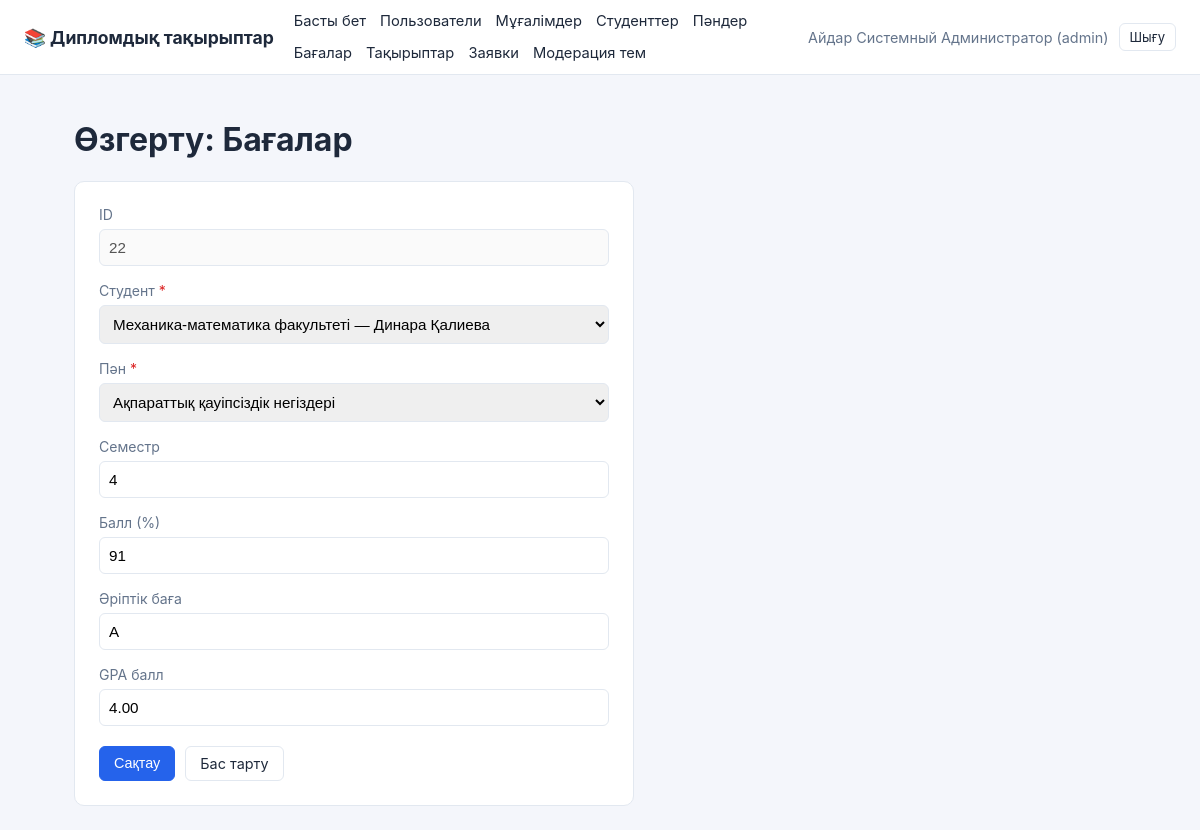
The page /index.php?r=crud/edit&entity=grades&id=22 (signed in) on the database its author committed.
### tables this page shows
CREATE TABLE grades (
    id            INT AUTO_INCREMENT PRIMARY KEY,
    student_id    INT NOT NULL,
    subject_id    INT NOT NULL,
    semester      TINYINT,
    score_percent TINYINT,
    letter_grade  VARCHAR(3),
    gpa_point     DECIMAL(3,2),
    FOREIGN KEY (student_id) REFERENCES students(id) ON DELETE CASCADE,
    FOREIGN KEY (subject_id) REFERENCES subjects(id) ON DELETE CASCADE
);

### src/CrudController.php (called while the page is built, shortened)
<?php
class CrudController
{
    private function resolveEntity(): array
    {
        $name = $_GET['entity'] ?? $_POST['entity'] ?? '';
        $all = entities_config();
        $config = $all[$name];
        return [$name, $config];
    }
    public function editForm(): void
    {
        [$name, $config] = $this->resolveEntity();
        $model = new CrudModel($config);
        $id = (int)($_GET['id'] ?? 0);
        $row = $model->find($id);
        $errors = $_SESSION['form_errors'] ?? [];
        $old = $_SESSION['form_old'] ?? [];
        $mode = 'edit';
        require BASE_PATH . '/views/crud/form.php';
    }
}

### public/index.php (called while the page is built, shortened)
<?php
require_once dirname(__DIR__) . '/config/config.php';
$route = $_GET['r'] ?? 'auth/login';
[$seg1, $seg2] = array_pad(explode('/', $route, 2), 2, 'index');
$routes = [
    'auth' => [
        'login'  => ['AuthController', 'GET' === $_SERVER['REQUEST_METHOD'] ? 'loginForm' : 'login'],
        'logout' => ['AuthController', 'logout'],
    ],
    'dashboard' => [
        'index' => ['DashboardController', 'index'],
    ],
    'crud' => [
        'list'   => ['CrudController', 'list'],
        'create' => ['CrudController', 'GET' === $_SERVER['REQUEST_METHOD'] ? 'createForm' : 'save'],
        'edit'   => ['CrudController', 'GET' === $_SERVER['REQUEST_METHOD'] ? 'editForm' : 'save'],
        'delete' => ['CrudController', 'delete'],
    ],
    'topics' => [
        'moderate' => ['TopicsController', 'moderate'],
        'decide'   => ['TopicsController', 'decide'],
    ],
];
[$controllerName, $method] = $routes[$seg1][$seg2];
$controller = new $controllerName();
$controller->$method();

### config/config.php (called while the page is built, shortened)
<?php
spl_autoload_register(function (string $class): void {
    $file = BASE_PATH . '/src/' . $class . '.php';
});

### src/Auth.php (called while the page is built, shortened)
<?php
class Auth
{
    public static function check(): bool
    {
        return isset($_SESSION['user']);
    }
    public static function role(): ?string
    {
        return $_SESSION['user']['role'] ?? null;
    }
}

### src/Database.php (called while the page is built, shortened)
<?php
class Database
{
    private static ?PDO $instance = null;
    public static function connection(): PDO
    {
        if (self::$instance === null) {
            $dsn = 'mysql:host=' . DB_HOST . ';dbname=' . DB_NAME . ';charset=' . DB_CHARSET;
            try {
                self::$instance = new PDO($dsn, DB_USER, DB_PASS, [
                    PDO::ATTR_ERRMODE            => PDO::ERRMODE_EXCEPTION,
                    PDO::ATTR_DEFAULT_FETCH_MODE => PDO::FETCH_ASSOC,
                    PDO::ATTR_EMULATE_PREPARES   => false,
                ]);
            } catch (PDOException $e) {
                http_response_code(500);
                die('Ошибка подключения к БД. Проверьте config/config.php и что MySQL запущен в XAMPP.');
            }
        }
        return self::$instance;
    }
}

### src/CrudModel.php (called while the page is built, shortened)
<?php
class CrudModel
{
    private PDO $pdo;
    private string $table;
    private string $pk;
    public function __construct(array $entityConfig)
    {
        $this->pdo = Database::connection();
        $this->table = $entityConfig['table'];
        $this->pk = $entityConfig['pk'];
    }
    private function tableIdent(): string
    {
        return '`' . preg_replace('/[^a-zA-Z0-9_]/', '', $this->table) . '`';
    }
    private function pkIdent(): string
    {
        return '`' . preg_replace('/[^a-zA-Z0-9_]/', '', $this->pk) . '`';
    }
    public function find(int $id): ?array
    {
        $stmt = $this->pdo->prepare('SELECT * FROM ' . $this->tableIdent() . ' WHERE ' . $this->pkIdent() . ' = :id LIMIT 1');
        $stmt->execute(['id' => $id]);
        $row = $stmt->fetch();
        return $row ?: null;
    }
    public function fkOptions(array $fieldMeta): array
    {
        $table = '`' . preg_replace('/[^a-zA-Z0-9_]/', '', $fieldMeta['fk_table']) . '`';
        $pk = preg_replace('/[^a-zA-Z0-9_]/', '', $fieldMeta['fk_pk']);
        $labelCol = preg_replace('/[^a-zA-Z0-9_]/', '', $fieldMeta['fk_label']);
        if (!empty($fieldMeta['fk_label_join'])) {
            [$joinTable, $joinPk, $localFkCol, $joinLabelCol] = $fieldMeta['fk_label_join'];
            $joinTable = preg_replace('/[^a-zA-Z0-9_]/', '', $joinTable);
            $joinPk = preg_replace('/[^a-zA-Z0-9_]/', '', $joinPk);
            $localFkCol = preg_replace('/[^a-zA-Z0-9_]/', '', $localFkCol);
            $joinLabelCol = preg_replace('/[^a-zA-Z0-9_]/', '', $joinLabelCol);
            $sql = "SELECT t.$pk AS id, CONCAT(t.$labelCol, ' — ', j.$joinLabelCol) AS label
                    FROM $table t LEFT JOIN `$joinTable` j ON j.$joinPk = t.$localFkCol
                    ORDER BY t.$pk DESC";
            $stmt = $this->pdo->query($sql);
        } else {
            $where = '';
            $sql = "SELECT $pk AS id, $labelCol AS label FROM $table$where ORDER BY $pk DESC";
            $stmt = $this->pdo->query($sql);
        }
        $options = [];
        foreach ($stmt->fetchAll() as $row) {
            $options[$row['id']] = $row['label'] ?? ('#' . $row['id']);
        }
        return $options;
    }
}

### views/crud/form.php (the view, shortened to what this page needs)
<?php
require BASE_PATH . '/views/layout/header.php';
$isEdit = $mode === 'edit';
$values = $old ?: $row;
?>
<h1><?= $isEdit ? 'Өзгерту' : 'Жаңа жазба қосу' ?>: <?= htmlspecialchars($config['label'], ENT_QUOTES, 'UTF-8') ?></h1>
<form method="post" action="index.php?r=crud/<?= $isEdit ? 'edit' : 'create' ?>&entity=<?= htmlspecialchars($name, ENT_QUOTES, 'UTF-8') ?>" class="entity-form">
    <?php foreach ($config['fields'] as $field => $meta): ?>
        <?php
            $val = $values[$field] ?? '';
            $fieldError = $errors[$field] ?? null;
        ?>
        <div class="form-row <?= $fieldError ? 'has-error' : '' ?>">
            <label for="f_<?= $field ?>">
                <?= htmlspecialchars($meta['label'], ENT_QUOTES, 'UTF-8') ?>
                <?php if (!empty($meta['required'])): ?><span class="req">*</span><?php endif; ?>
            </label>
            <?php switch ($meta['type']):
                case 'readonly': ?>
                    <input type="text" id="f_<?= $field ?>" value="<?= htmlspecialchars((string)$val, ENT_QUOTES, 'UTF-8') ?>" disabled>
                    <?php break;
                case 'textarea': ?>
                    <?php break;
                case 'select_fk': ?>
                    <select id="f_<?= $field ?>" name="<?= $field ?>">
                        <?php foreach ($model->fkOptions($meta) as $optVal => $optLabel): ?>
                            <option value="<?= (int)$optVal ?>" <?= (string)$val === (string)$optVal ? 'selected' : '' ?>>
                                <?= htmlspecialchars((string)$optLabel, ENT_QUOTES, 'UTF-8') ?>
                            </option>
                        <?php endforeach; ?>
                    </select>
                    <?php break;
                case 'number': ?>
                    <input type="number" step="1" id="f_<?= $field ?>" name="<?= $field ?>" value="<?= htmlspecialchars((string)$val, ENT_QUOTES, 'UTF-8') ?>">
                    <?php break;
                case 'decimal': ?>
                    <input type="number" step="0.01" id="f_<?= $field ?>" name="<?= $field ?>" value="<?= htmlspecialchars((string)$val, ENT_QUOTES, 'UTF-8') ?>">
                    <?php break;
                default: ?>
                    <input type="text" id="f_<?= $field ?>" name="<?= $field ?>" value="<?= htmlspecialchars((string)$val, ENT_QUOTES, 'UTF-8') ?>">
            <?php endswitch; ?>
        </div>
    <?php endforeach; ?>
    <div class="form-actions">
        <button type="submit" class="btn btn-primary">Сақтау</button>
        <a class="btn" href="index.php?r=crud/list&entity=<?= htmlspecialchars($name, ENT_QUOTES, 'UTF-8') ?>">Бас тарту</a>
    </div>
</form>
<?php require BASE_PATH . '/views/layout/footer.php'; ?>

### public/assets/css/style.css (style rules this page uses)
:root { --primary: #2563eb; --primary-dark: #1d4ed8; --danger: #dc2626; --bg: #f4f6fb; --card-bg: #ffffff; --border: #e2e8f0; --text: #1e293b; --muted: #64748b; }
* { box-sizing: border-box; }
body { margin: 0; font-family: -apple-system, "Segoe UI", Roboto, Arial, sans-serif; background: var(--bg); color: var(--text); }
a { color: var(--primary); text-decoration: none; }
.btn { display: inline-block; padding: 8px 14px; border-radius: 6px; border: 1px solid var(--border); background: #fff; color: var(--text); cursor: pointer; font-size: 0.9rem; }
.btn-primary { background: var(--primary); border-color: var(--primary); color: #fff; }
.entity-form { max-width: 560px; background: var(--card-bg); border: 1px solid var(--border); border-radius: 10px; padding: 24px; }
.form-row { margin-bottom: 16px; }
.form-row label { display: block; margin-bottom: 6px; font-size: 0.88rem; color: var(--muted); }
.form-row .req { color: var(--danger); }
.form-row input, .form-row select, .form-row textarea { width: 100%; padding: 9px; border: 1px solid var(--border); border-radius: 6px; font-size: 0.95rem; }
.form-actions { display: flex; gap: 10px; margin-top: 20px; }

### rows shown on the page
grades: id "22", student_id "Механика-математика факультеті — Динара Қалиева", subject_id "Ақпараттық қауіпсіздік негіздері", semester "4", score_percent "91", letter_grade "A", gpa_point "4.00"

### other values the page prints
$cfg['label'] "Пользователи"
$cfg['label'] "Мұғалімдер"
$cfg['label'] "Студенттер"
$cfg['label'] "Пәндер"
$cfg['label'] "Бағалар"
$cfg['label'] "Тақырыптар"
$cfg['label'] "Заявки"
$user['full_name'] "Айдар Системный Администратор"
$user['role'] "admin"
$config['label'] "Бағалар"
$meta['label'] "ID"
$meta['label'] "Студент"
$meta['label'] "Пән"
$meta['label'] "Семестр"
$meta['label'] "Балл (%)"
